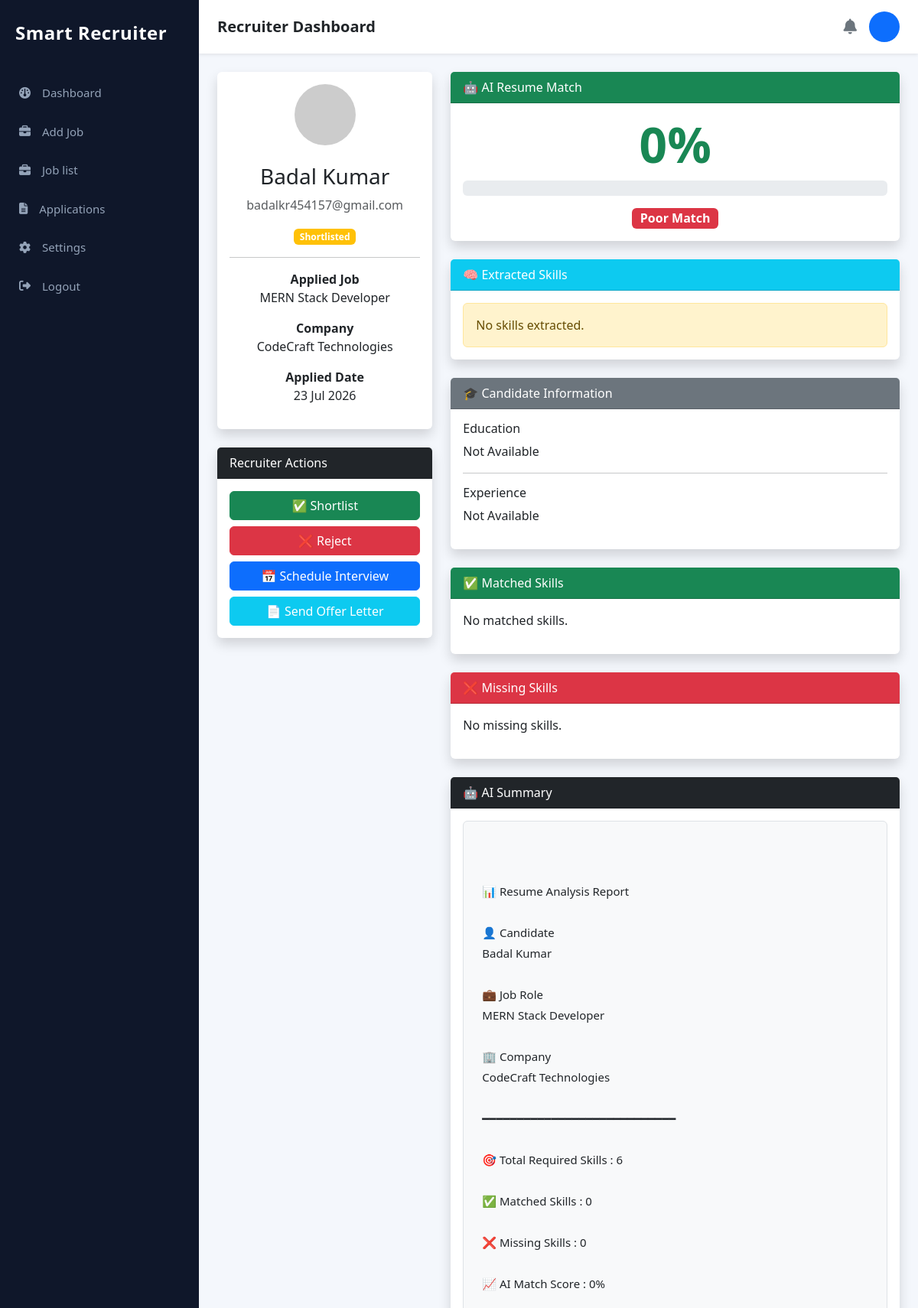
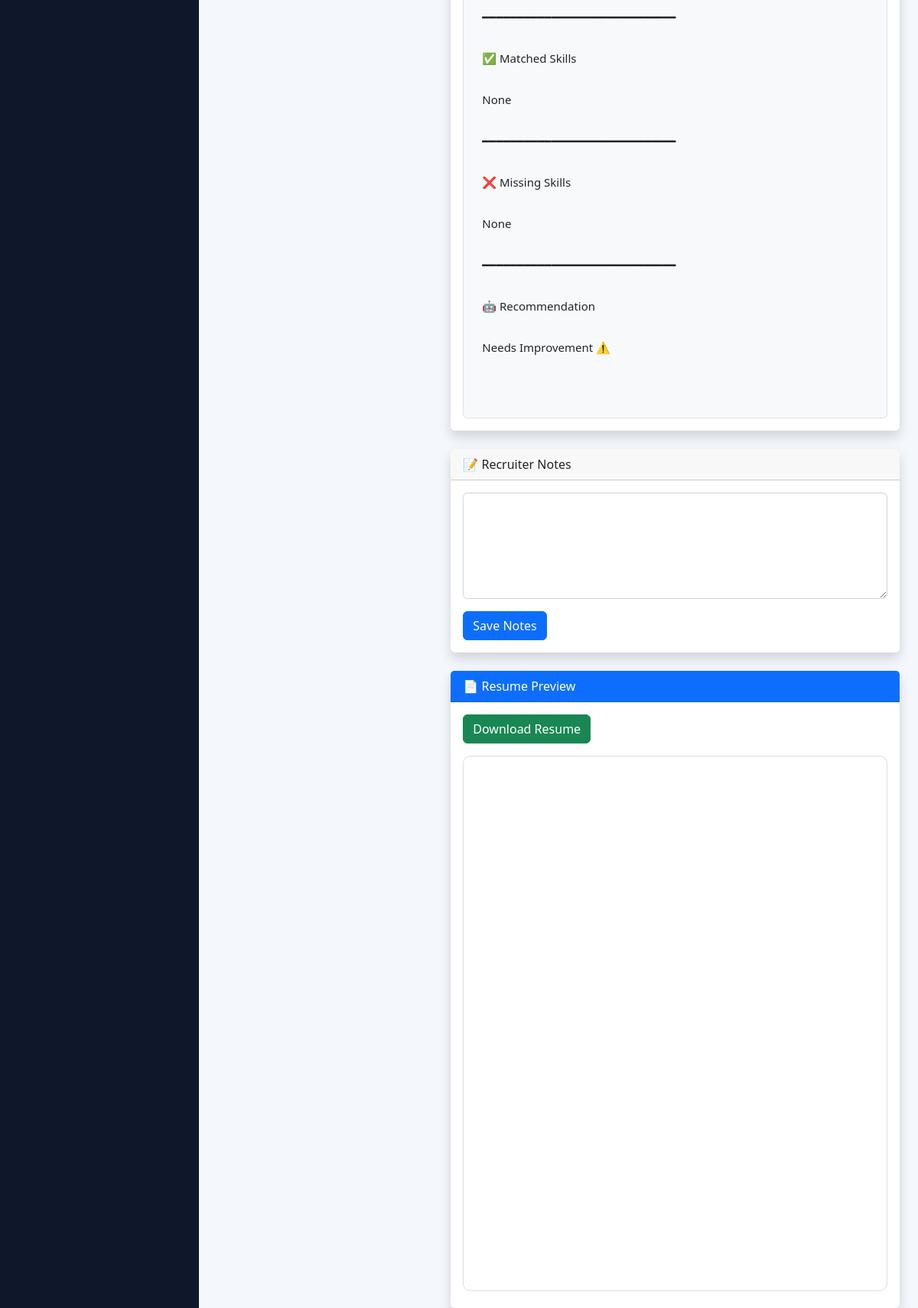
The page /applications/41/ on the database its author committed (2 pictures, top to bottom).
### applications/models.py (models this page shows)
class Application(models.Model):
    STATUS = (
        ("Pending", "Pending"),
        ("Shortlisted", "Shortlisted"),
        ("Interview", "Interview"),
        ("Rejected", "Rejected"),
        ("Selected", "Selected"),
    )
    user = models.ForeignKey(User, on_delete=models.CASCADE)
    projects = models.TextField(blank=True)
    certifications = models.TextField(blank=True)
    job = models.ForeignKey(Job, on_delete=models.CASCADE)
    last_seen = models.DateTimeField(auto_now=True)
    resume = models.FileField(upload_to="resumes/")
    status = models.CharField(
    max_length=20,
    choices=STATUS,
    default="Pending"
    )
    education = models.CharField(
    max_length=200,
    blank=True
    )
    experience = models.CharField(
    max_length=200,
    blank=True
    )
    skills = models.TextField(
    blank=True
    )
    ai_summary = models.TextField(
    blank=True
    )
    recruiter_notes = models.TextField(
    blank=True
        )
    match_score = models.IntegerField(default=85)
    applied_at = models.DateTimeField(auto_now_add=True)
    interview_date = models.DateField(
    null=True,
    blank=True
    )
    interview_time = models.TimeField(
    null=True,
    blank=True
    )
    interview_mode = models.CharField(
    max_length=50,
    blank=True
    )
    meeting_link = models.URLField(
    blank=True
    )

### job/models.py (models this page shows, shortened)
class Job(models.Model):
    JOB_TYPES = (
        ("Full Time", "Full Time"),
        ("Part Time", "Part Time"),
        ("Internship", "Internship"),
        ("Contract", "Contract"),
        ("Remote", "Remote"),
    )
    WORK_MODE = (
        ("Onsite", "Onsite"),
        ("Remote", "Remote"),
        ("Hybrid", "Hybrid"),
    )
    STATUS = (
        ("Active", "Active"),
        ("Closed", "Closed"),
    )
    EXPERIENCE = (
        ("Fresher", "Fresher"),
        ("0-1 Years", "0-1 Years"),
        ("1-3 Years", "1-3 Years"),
        ("3-5 Years", "3-5 Years"),
        ("5+ Years", "5+ Years"),
    )
    title = models.CharField(max_length=200)
    company = models.CharField(max_length=200)
    location = models.CharField(max_length=200)
    work_mode = models.CharField(
        max_length=20,
        choices=WORK_MODE,
        default="Onsite"
    )
    job_type = models.CharField(
        max_length=30,
        choices=JOB_TYPES,
        default="Full Time"
    )
    experience = models.CharField(
        max_length=30,
        choices=EXPERIENCE,
        default="Fresher"
    )
    education = models.CharField(max_length=200)
    applicants = models.PositiveIntegerField(default=0)
    salary = models.CharField(max_length=100)
    openings = models.PositiveIntegerField(default=1)
    skills = models.TextField(
        help_text="Example: Python, Django, SQL, REST API"
    )
    responsibilities = models.TextField()
    requirements = models.TextField()
    benefits = models.TextField(blank=True)
    description = models.TextField()
    deadline = models.DateField(default=timezone.now)
    status = models.CharField(
        max_length=20,
        choices=STATUS,
        default="Active"
    )
    created_at = models.DateTimeField(auto_now_add=True)

### applications/views.py (the view, shortened to what this page needs)
# urls.py: path("<int:pk>/", views.application_detail, name="application_detail"),
def application_detail(request, pk):
    application = get_object_or_404(Application, pk=pk)
    matched_skills = []
    missing_skills = []
    skills_list = []
    if application.resume:
        try:
            data = extract_resume_data(application.resume.path)
            application.skills = data.get("skills", "")
            if application.skills:
                skills_list = [
                    s.strip()
                    for s in application.skills.split(",")
                    if s.strip()
                ]
            score, matched_skills, missing_skills = calculate_match_score(
                application.job.skills,
                application.skills
            )
            application.match_score = score
            application.education = data.get(
                "education",
                application.education
            )
            application.experience = data.get(
                "experience",
                application.experience
            )
            total_skills = len([
                s.strip()
                for s in application.job.skills.split(",")
                if s.strip()
            ])
            recommendation = (
                "Highly Recommended ✅"
                if score >= 80 else
                "Recommended 👍"
                if score >= 60 else
                "Needs Improvement ⚠️"
            )
            application.ai_summary = f"""
📊 Resume Analysis Report

👤 Candidate
{application.user.get_full_name() or application.user.username}

💼 Job Role
{application.job.title}

🏢 Company
{application.job.company}

━━━━━━━━━━━━━━━━━━━━━━━━━━━━

🎯 Total Required Skills : {total_skills}

✅ Matched Skills : {len(matched_skills)}

❌ Missing Skills : {len(missing_skills)}

📈 AI Match Score : {score}%

━━━━━━━━━━━━━━━━━━━━━━━━━━━━

✅ Matched Skills

{", ".join(matched_skills) if matched_skills else "None"}

━━━━━━━━━━━━━━━━━━━━━━━━━━━━

❌ Missing Skills

{", ".join(missing_skills) if missing_skills else "None"}

━━━━━━━━━━━━━━━━━━━━━━━━━━━━

🤖 Recommendation

{recommendation}
"""
            application.save()
        except Exception as e:
            logger.exception(f"Resume Parsing Error: {e}")
    context = {
        "application": application,
        "matched_skills": matched_skills,
        "missing_skills": missing_skills,
        "skills_list": skills_list,
    }
    return render(
        request,
        "recruiter/application_detail.html",
        context,
    )

### applications/ai_match.py (called while the page is built, shortened)
def calculate_match_score(job_skills, resume_skills):
    if not job_skills or not resume_skills:
        return 0, [], []

### templates/recruiter/application_detail.html (shortened to what this page needs)
{% extends "recruiter/recruiter_base.html" %} {% block content %}
<div class="container-fluid mt-4">
  <div class="row">
    <div class="col-lg-4">
      <div class="card shadow border-0 mb-4">
        <div class="card-body text-center">
          <img
            src="https://ui-avatars.com/api/?name={{ application.user.username }}&background=0D6EFD&color=fff&size=120"
            class="rounded-circle mb-3"
          />
          <h3>
            <h3>{{ application.user.username }}</h3>
          </h3>
          <p class="text-muted">{{ application.user.email }}</p>
          <span class="badge bg-warning"> {{ application.status }} </span>
          <hr />
          <p>
            <strong>Applied Job</strong><br />
            {{ application.job.title }}
          </p>
          <p>
            <strong>Company</strong><br />
            {{ application.job.company }}
          </p>
          <p>
            <strong>Applied Date</strong><br />
            {{ application.applied_at|date:"d M Y" }}
          </p>
        </div>
      </div>
      <div class="card shadow border-0">
        <div class="card-header bg-dark text-white">Recruiter Actions</div>
        <div class="card-body d-grid gap-2">
          <a
            href="{% url 'update_application_status' application.id 'Shortlisted' %}"
            class="btn btn-success"
          >
            ✅ Shortlist
          </a>
          <a
            href="{% url 'update_application_status' application.id 'Rejected' %}"
            class="btn btn-danger"
          >
            ❌ Reject
          </a>
          <a
            href="{% url 'schedule_interview' application.id %}"
            class="btn btn-primary"
          >
            📅 Schedule Interview
          </a>
          <a
            href="{% url 'send_offer_letter' application.id %}"
            class="btn btn-info text-white"
          >
            📄 Send Offer Letter
          </a>
        </div>
      </div>
    </div>
    <div class="col-lg-8">
      <div class="card shadow border-0 mb-4">
        <div class="card-header bg-success text-white">🤖 AI Resume Match</div>
        <div class="card-body text-center">
          <h1 class="display-3 fw-bold text-success">
            {{ application.match_score }}%
          </h1>
          <div class="progress mb-3" style="height: 20px">
          </div>
          {% if application.match_score >= 80 %}
          <span class="badge bg-success fs-6"> Excellent Match </span>
          {% elif application.match_score >= 60 %}
          <span class="badge bg-warning text-dark fs-6"> Good Match </span>
          {% else %}
          <span class="badge bg-danger fs-6"> Poor Match </span>
          {% endif %}
        </div>
      </div>
      <div class="card shadow border-0 mb-4">
        <div class="card-header bg-info text-white">🧠 Extracted Skills</div>
        <div class="card-body">
          {% if skills_list %} {% for skill in skills_list %}
          <span class="badge bg-primary m-1 p-2"> {{ skill }} </span>
          {% endfor %} {% else %}
          <div class="alert alert-warning mb-0">No skills extracted.</div>
          {% endif %}
        </div>
      </div>
      <div class="card shadow border-0 mb-4">
        <div class="card-header bg-secondary text-white">
          🎓 Candidate Information
        </div>
        <div class="card-body">
          <h6>Education</h6>
          <p>{{ application.education|default:"Not Available" }}</p>
          <hr />
          <h6>Experience</h6>
          <p>{{ application.experience|default:"Not Available" }}</p>
        </div>
      </div>
      <div class="card shadow border-0 mb-4">
        <div class="card-header bg-success text-white">✅ Matched Skills</div>
        <div class="card-body">
          {% for skill in matched_skills %}
          <span class="badge bg-success m-1"> {{ skill }} </span>
          {% empty %}
          <p>No matched skills.</p>
          {% endfor %}
        </div>
      </div>
      <div class="card shadow border-0 mb-4">
        <div class="card-header bg-danger text-white">❌ Missing Skills</div>
        <div class="card-body">
          {% for skill in missing_skills %}
          <span class="badge bg-danger m-1"> {{ skill }} </span>
          {% empty %}
          <p>No missing skills.</p>
          {% endfor %}
        </div>
      </div>
      <div class="card shadow border-0 mb-4">
        <div class="card-header bg-dark text-white">🤖 AI Summary</div>
        <div class="card-body">
          <div class="bg-light border rounded p-4">
            <pre
              class="mb-0"
              style="
                white-space: pre-wrap;
                font-family: &quot;Segoe UI&quot;, sans-serif;
                font-size: 15px;
                line-height: 1.8;
                border: none;
                background: none;
              "
            >
{{ application.ai_summary }}
</pre
            >
          </div>
        </div>
      </div>
      <div class="card shadow border-0 mb-4">
        <div class="card-header">📝 Recruiter Notes</div>
        <div class="card-body">
          <form method="post">
            <textarea name="notes" rows="5" class="form-control">
{{ application.recruiter_notes }}</textarea
            >
            <button class="btn btn-primary mt-3">Save Notes</button>
          </form>
        </div>
      </div>
      <div class="card shadow border-0">
        <div class="card-header bg-primary text-white">📄 Resume Preview</div>
        <div class="card-body">
          {% if application.resume %}
          <a
            href="{{ application.resume.url }}"
            target="_blank"
            class="btn btn-success mb-3"
          >
            Download Resume
          </a>
          <iframe
            src="{{ application.resume.url }}"
            width="100%"
            height="700"
            style="border: 1px solid #ddd; border-radius: 10px"
          >
          </iframe>
          {% else %}
          <div class="alert alert-warning">Resume not uploaded.</div>
          {% endif %}
        </div>
      </div>
    </div>
  </div>
</div>
{% endblock %}

### static/css/recruiter.css (style rules this page uses)
* { margin: 0; padding: 0; box-sizing: border-box; font-family: "Segoe UI", Tahoma, Geneva, Verdana, sans-serif; }
body { background: #f4f7fc; color: #333; }
.form-control { width: 100%; padding: 12px 15px; border: 1px solid #cbd5e1; border-radius: 6px; font-size: 15px; color: #334155; outline: none; transition: border 0.2s ease; }

### rows shown on the page
Application: user.username "Badal Kumar", user.email "badalkr454157@gmail.com", status "Shortlisted", job "MERN Stack Developer", job.company "CodeCraft Technologies", applied_at "23 Jul 2026", match_score "0", education "Not Available", experience "Not Available", ai_summary "📊 Resume Analysis Report 👤 Candidate Badal Kumar 💼 Job Role MERN Stack Developer 🏢 Company CodeCraft Technologies ━━━━━━━━━━━━━━━━━━━━━━━━━━━━ 🎯 Total Required Skills : 6 ✅ Matched Skills : 0 ❌ Missing Skills : 0 📈 AI Match Score : 0% ━━━━━━━━━━━━━━━━━━━━━━━━━━━━ ✅ Matched Skills None ━━━━━━━━━━━━━━━━━━━━━━━━━━━━ ❌ Missing Skills None ━━━━━━━━━━━━━━━━━━━━━━━━━━━━ 🤖 Recommendation Needs Improvement ⚠️"
